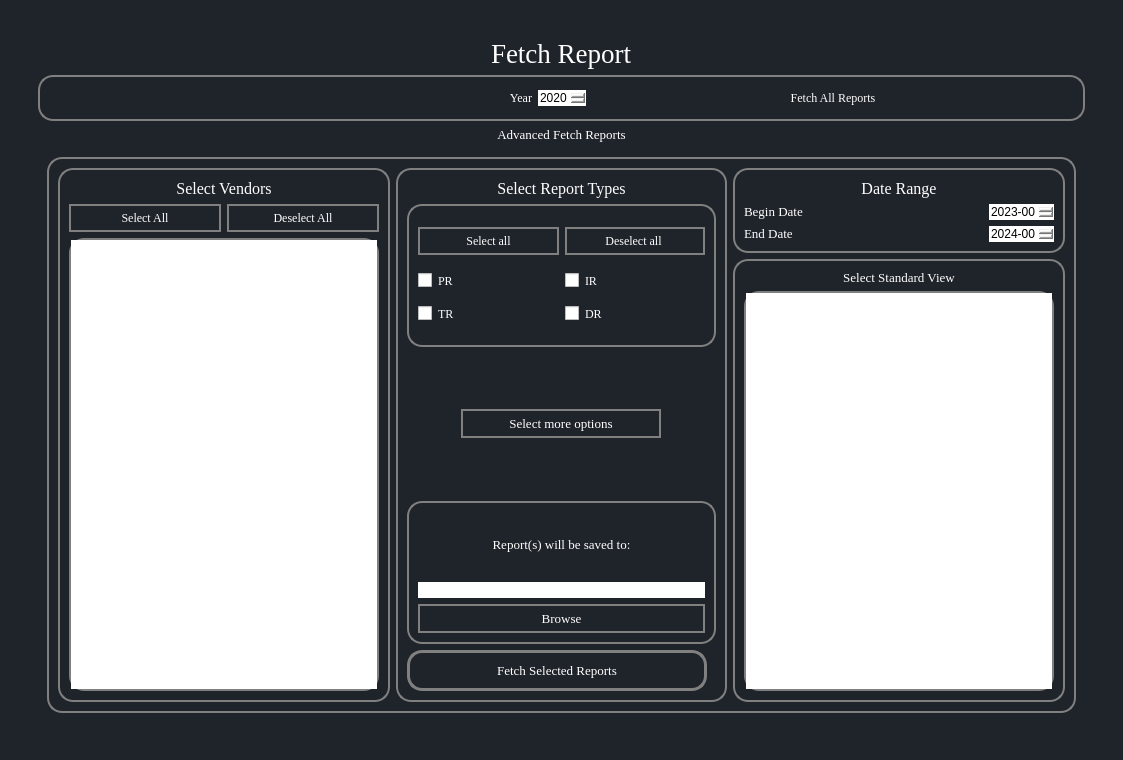
<?xml version="1.0" encoding="UTF-8"?>
<ui version="4.0">
 <class>FetchReports</class>
 <widget class="QWidget" name="FetchReports">
  <property name="geometry">
   <rect>
    <x>0</x>
    <y>0</y>
    <width>1123</width>
    <height>760</height>
   </rect>
  </property>
  <property name="windowTitle">
   <string>MainWindow</string>
  </property>
  <property name="styleSheet">
   <string notr="true">*{
	
border:none;
background-color:transparent;
background:none;
padding:0;
margin:0;
color:#fff;
}



#FetchReports{
background-color:#1f232a;
}
#EditVendor{
background-color:#16191d;
}
QPushButton{
text-align:left;
padding: 5px 10px;

border-top-left-radius:5px;
border-bottom-left-radius:5px;
}
QPushButton:pressed{
background-color:grey;
text-align:left;
padding:2px 10px;
color:white;}</string>
  </property>
  <layout class="QGridLayout" name="gridLayout_4">
   <item row="0" column="0">
    <widget class="QWidget" name="centralwidget" native="true">
     <property name="styleSheet">
      <string notr="true">*{
	
border:none;
background-color:transparent;
background:none;
padding:0;
margin:0;
color:#fff;
}



#manage_vendor_tab{
background-color:#1f232a;
}
#EditVendor{
background-color:#16191d;
}
QPushButton{
text-align:left;
padding: 5px 10px;

border-top-left-radius:5px;
border-bottom-left-radius:5px;
}
QPushButton:pressed{
background-color:grey;
text-align:left;
padding:2px 10px;
color:white;}</string>
     </property>
     <layout class="QGridLayout" name="gridLayout_2">
      <item row="0" column="1">
       <widget class="QWidget" name="widget" native="true">
        <layout class="QGridLayout" name="gridLayout">
         <item row="0" column="0">
          <widget class="QFrame" name="frame">
           <property name="frameShape">
            <enum>QFrame::StyledPanel</enum>
           </property>
           <property name="frameShadow">
            <enum>QFrame::Raised</enum>
           </property>
           <layout class="QGridLayout" name="gridLayout_3">
            <item row="4" column="0">
             <widget class="QFrame" name="frame_4">
              <property name="styleSheet">
               <string notr="true"/>
              </property>
              <property name="frameShape">
               <enum>QFrame::Box</enum>
              </property>
              <property name="frameShadow">
               <enum>QFrame::Sunken</enum>
              </property>
              <layout class="QGridLayout" name="gridLayout_5">
               <item row="1" column="0">
                <widget class="QFrame" name="frame_2">
                 <property name="sizePolicy">
                  <sizepolicy hsizetype="Preferred" vsizetype="Expanding">
                   <horstretch>0</horstretch>
                   <verstretch>0</verstretch>
                  </sizepolicy>
                 </property>
                 <property name="styleSheet">
                  <string notr="true">QFrame{
border: 2px solid grey ; 
border-radius:15px;

}
QPushButton{
border: 2px solid grey ;
border-radius:15px;
hover:grey
}</string>
                 </property>
                 <property name="frameShape">
                  <enum>QFrame::Box</enum>
                 </property>
                 <property name="frameShadow">
                  <enum>QFrame::Sunken</enum>
                 </property>
                 <layout class="QGridLayout" name="gridLayout_7">
                  <item row="1" column="2">
                   <widget class="QFrame" name="frame_6">
                    <property name="enabled">
                     <bool>true</bool>
                    </property>
                    <property name="autoFillBackground">
                     <bool>false</bool>
                    </property>
                    <property name="frameShape">
                     <enum>QFrame::StyledPanel</enum>
                    </property>
                    <property name="frameShadow">
                     <enum>QFrame::Raised</enum>
                    </property>
                    <layout class="QGridLayout" name="gridLayout_11">
                     <item row="0" column="0">
                      <widget class="QLabel" name="lblOptions">
                       <property name="sizePolicy">
                        <sizepolicy hsizetype="Preferred" vsizetype="Minimum">
                         <horstretch>0</horstretch>
                         <verstretch>0</verstretch>
                        </sizepolicy>
                       </property>
                       <property name="font">
                        <font>
                         <family>Georgia</family>
                         <pointsize>10</pointsize>
                         <weight>50</weight>
                         <bold>false</bold>
                        </font>
                       </property>
                       <property name="styleSheet">
                        <string notr="true">QLabel{
border: none ; 
}</string>
                       </property>
                       <property name="text">
                        <string>Select Standard View</string>
                       </property>
                       <property name="alignment">
                        <set>Qt::AlignCenter</set>
                       </property>
                      </widget>
                     </item>
                     <item row="1" column="0">
                      <widget class="QListView" name="listView_2">
                       <property name="sizePolicy">
                        <sizepolicy hsizetype="Preferred" vsizetype="Expanding">
                         <horstretch>0</horstretch>
                         <verstretch>0</verstretch>
                        </sizepolicy>
                       </property>
                       <property name="styleSheet">
                        <string notr="true">color:black;</string>
                       </property>
                       <property name="movement">
                        <enum>QListView::Static</enum>
                       </property>
                      </widget>
                     </item>
                    </layout>
                   </widget>
                  </item>
                  <item row="0" column="2">
                   <widget class="QFrame" name="frmDateRange">
                    <property name="sizePolicy">
                     <sizepolicy hsizetype="Preferred" vsizetype="Maximum">
                      <horstretch>0</horstretch>
                      <verstretch>0</verstretch>
                     </sizepolicy>
                    </property>
                    <property name="autoFillBackground">
                     <bool>false</bool>
                    </property>
                    <property name="frameShape">
                     <enum>QFrame::StyledPanel</enum>
                    </property>
                    <property name="frameShadow">
                     <enum>QFrame::Raised</enum>
                    </property>
                    <layout class="QGridLayout" name="gridLayout_10">
                     <item row="2" column="0" alignment="Qt::AlignVCenter">
                      <widget class="QLabel" name="lblEndDate">
                       <property name="font">
                        <font>
                         <family>Georgia</family>
                         <pointsize>10</pointsize>
                        </font>
                       </property>
                       <property name="styleSheet">
                        <string notr="true">QLabel{
border: none ; 
}</string>
                       </property>
                       <property name="text">
                        <string>End Date</string>
                       </property>
                      </widget>
                     </item>
                     <item row="1" column="0" alignment="Qt::AlignVCenter">
                      <widget class="QLabel" name="lblBeginDate">
                       <property name="font">
                        <font>
                         <family>Georgia</family>
                         <pointsize>10</pointsize>
                        </font>
                       </property>
                       <property name="styleSheet">
                        <string notr="true">QLabel{
border: none ; 
}</string>
                       </property>
                       <property name="text">
                        <string>Begin Date</string>
                       </property>
                      </widget>
                     </item>
                     <item row="1" column="1">
                      <widget class="QDateEdit" name="dateedit1_2">
                       <property name="enabled">
                        <bool>true</bool>
                       </property>
                       <property name="sizePolicy">
                        <sizepolicy hsizetype="Fixed" vsizetype="Fixed">
                         <horstretch>0</horstretch>
                         <verstretch>0</verstretch>
                        </sizepolicy>
                       </property>
                       <property name="styleSheet">
                        <string notr="true">color:black; font-size:15;</string>
                       </property>
                       <property name="dateTime">
                        <datetime>
                         <hour>0</hour>
                         <minute>0</minute>
                         <second>0</second>
                         <year>2023</year>
                         <month>4</month>
                         <day>5</day>
                        </datetime>
                       </property>
                       <property name="displayFormat">
                        <string notr="true">yyyy-mm</string>
                       </property>
                       <property name="calendarPopup">
                        <bool>false</bool>
                       </property>
                       <property name="date">
                        <date>
                         <year>2023</year>
                         <month>4</month>
                         <day>5</day>
                        </date>
                       </property>
                      </widget>
                     </item>
                     <item row="2" column="1">
                      <widget class="QDateEdit" name="dateedit1_3">
                       <property name="styleSheet">
                        <string notr="true">color:black;</string>
                       </property>
                       <property name="displayFormat">
                        <string>yyyy-mm</string>
                       </property>
                       <property name="calendarPopup">
                        <bool>false</bool>
                       </property>
                       <property name="date">
                        <date>
                         <year>2024</year>
                         <month>1</month>
                         <day>1</day>
                        </date>
                       </property>
                      </widget>
                     </item>
                     <item row="0" column="0" colspan="2" alignment="Qt::AlignTop">
                      <widget class="QLabel" name="lblFetchAllReport_4">
                       <property name="sizePolicy">
                        <sizepolicy hsizetype="Preferred" vsizetype="Fixed">
                         <horstretch>0</horstretch>
                         <verstretch>0</verstretch>
                        </sizepolicy>
                       </property>
                       <property name="font">
                        <font>
                         <family>Georgia</family>
                         <pointsize>12</pointsize>
                         <weight>50</weight>
                         <bold>false</bold>
                        </font>
                       </property>
                       <property name="autoFillBackground">
                        <bool>false</bool>
                       </property>
                       <property name="styleSheet">
                        <string notr="true">border:none</string>
                       </property>
                       <property name="text">
                        <string>Date Range</string>
                       </property>
                       <property name="alignment">
                        <set>Qt::AlignCenter</set>
                       </property>
                      </widget>
                     </item>
                    </layout>
                   </widget>
                  </item>
                  <item row="0" column="0" rowspan="2">
                   <widget class="QFrame" name="frmSelectVenders">
                    <property name="autoFillBackground">
                     <bool>false</bool>
                    </property>
                    <property name="styleSheet">
                     <string notr="true">QFrame{
border: 2px solid grey ; 
}</string>
                    </property>
                    <property name="frameShape">
                     <enum>QFrame::StyledPanel</enum>
                    </property>
                    <property name="frameShadow">
                     <enum>QFrame::Raised</enum>
                    </property>
                    <layout class="QGridLayout" name="gridLayout_6">
                     <item row="0" column="0" colspan="2">
                      <widget class="QLabel" name="lblFetchAllReport_3">
                       <property name="font">
                        <font>
                         <family>Georgia</family>
                         <pointsize>12</pointsize>
                         <weight>50</weight>
                         <bold>false</bold>
                        </font>
                       </property>
                       <property name="autoFillBackground">
                        <bool>false</bool>
                       </property>
                       <property name="styleSheet">
                        <string notr="true">border:none</string>
                       </property>
                       <property name="text">
                        <string>Select Vendors</string>
                       </property>
                       <property name="alignment">
                        <set>Qt::AlignCenter</set>
                       </property>
                      </widget>
                     </item>
                     <item row="2" column="0" colspan="2">
                      <widget class="QListView" name="listView">
                       <property name="styleSheet">
                        <string notr="true">color:black;</string>
                       </property>
                      </widget>
                     </item>
                     <item row="1" column="1">
                      <widget class="QPushButton" name="pushButton_4">
                       <property name="font">
                        <font>
                         <family>Georgia</family>
                        </font>
                       </property>
                       <property name="styleSheet">
                        <string notr="true">text-align:center;
</string>
                       </property>
                       <property name="text">
                        <string>Deselect All</string>
                       </property>
                      </widget>
                     </item>
                     <item row="1" column="0">
                      <widget class="QPushButton" name="pushButton_3">
                       <property name="font">
                        <font>
                         <family>Georgia</family>
                        </font>
                       </property>
                       <property name="styleSheet">
                        <string notr="true">text-align:center;</string>
                       </property>
                       <property name="text">
                        <string>Select All</string>
                       </property>
                      </widget>
                     </item>
                    </layout>
                   </widget>
                  </item>
                  <item row="0" column="1" rowspan="2">
                   <widget class="QFrame" name="frmSelectReportType">
                    <property name="autoFillBackground">
                     <bool>false</bool>
                    </property>
                    <property name="styleSheet">
                     <string notr="true">QFrame{
border: 2px solid grey ; 
}</string>
                    </property>
                    <property name="frameShape">
                     <enum>QFrame::StyledPanel</enum>
                    </property>
                    <property name="frameShadow">
                     <enum>QFrame::Raised</enum>
                    </property>
                    <layout class="QGridLayout" name="gridLayout_9">
                     <item row="2" column="0" colspan="2">
                      <widget class="QFrame" name="frame_8">
                       <property name="styleSheet">
                        <string notr="true">border:none</string>
                       </property>
                       <property name="frameShape">
                        <enum>QFrame::StyledPanel</enum>
                       </property>
                       <property name="frameShadow">
                        <enum>QFrame::Plain</enum>
                       </property>
                       <layout class="QGridLayout" name="gridLayout_8">
                        <item row="1" column="0">
                         <widget class="QPushButton" name="pushButton_2">
                          <property name="enabled">
                           <bool>true</bool>
                          </property>
                          <property name="sizePolicy">
                           <sizepolicy hsizetype="Fixed" vsizetype="Fixed">
                            <horstretch>0</horstretch>
                            <verstretch>0</verstretch>
                           </sizepolicy>
                          </property>
                          <property name="maximumSize">
                           <size>
                            <width>200</width>
                            <height>16777215</height>
                           </size>
                          </property>
                          <property name="font">
                           <font>
                            <family>Georgia</family>
                            <pointsize>10</pointsize>
                           </font>
                          </property>
                          <property name="styleSheet">
                           <string notr="true">border:2px solid grey;
text-align:center;</string>
                          </property>
                          <property name="text">
                           <string>Select more options</string>
                          </property>
                         </widget>
                        </item>
                       </layout>
                      </widget>
                     </item>
                     <item row="1" column="0" colspan="2">
                      <widget class="QFrame" name="frame_5">
                       <property name="styleSheet">
                        <string notr="true"/>
                       </property>
                       <property name="frameShape">
                        <enum>QFrame::StyledPanel</enum>
                       </property>
                       <property name="frameShadow">
                        <enum>QFrame::Raised</enum>
                       </property>
                       <layout class="QGridLayout" name="gridLayout_13">
                        <item row="2" column="1">
                         <widget class="QCheckBox" name="checkBox_3">
                          <property name="font">
                           <font>
                            <family>Georgia</family>
                           </font>
                          </property>
                          <property name="text">
                           <string>DR</string>
                          </property>
                         </widget>
                        </item>
                        <item row="2" column="0">
                         <widget class="QCheckBox" name="checkBox_2">
                          <property name="font">
                           <font>
                            <family>Georgia</family>
                           </font>
                          </property>
                          <property name="text">
                           <string>TR</string>
                          </property>
                         </widget>
                        </item>
                        <item row="1" column="0">
                         <widget class="QCheckBox" name="checkBox">
                          <property name="font">
                           <font>
                            <family>Georgia</family>
                           </font>
                          </property>
                          <property name="text">
                           <string>PR</string>
                          </property>
                         </widget>
                        </item>
                        <item row="1" column="1">
                         <widget class="QCheckBox" name="checkBox_4">
                          <property name="font">
                           <font>
                            <family>Georgia</family>
                           </font>
                          </property>
                          <property name="text">
                           <string>IR</string>
                          </property>
                         </widget>
                        </item>
                        <item row="0" column="0">
                         <widget class="QPushButton" name="pushButton_5">
                          <property name="font">
                           <font>
                            <family>Georgia</family>
                           </font>
                          </property>
                          <property name="styleSheet">
                           <string notr="true">text-align:center;</string>
                          </property>
                          <property name="text">
                           <string>Select all</string>
                          </property>
                         </widget>
                        </item>
                        <item row="0" column="1">
                         <widget class="QPushButton" name="pushButton_6">
                          <property name="font">
                           <font>
                            <family>Georgia</family>
                           </font>
                          </property>
                          <property name="styleSheet">
                           <string notr="true">text-align:center;</string>
                          </property>
                          <property name="text">
                           <string>Deselect all </string>
                          </property>
                         </widget>
                        </item>
                       </layout>
                      </widget>
                     </item>
                     <item row="0" column="0" colspan="2">
                      <widget class="QLabel" name="lblFetchAllReport_5">
                       <property name="sizePolicy">
                        <sizepolicy hsizetype="Minimum" vsizetype="Fixed">
                         <horstretch>0</horstretch>
                         <verstretch>0</verstretch>
                        </sizepolicy>
                       </property>
                       <property name="font">
                        <font>
                         <family>Georgia</family>
                         <pointsize>12</pointsize>
                         <weight>50</weight>
                         <bold>false</bold>
                        </font>
                       </property>
                       <property name="autoFillBackground">
                        <bool>false</bool>
                       </property>
                       <property name="styleSheet">
                        <string notr="true">border:none</string>
                       </property>
                       <property name="text">
                        <string>Select Report Types</string>
                       </property>
                       <property name="alignment">
                        <set>Qt::AlignCenter</set>
                       </property>
                      </widget>
                     </item>
                     <item row="4" column="0" colspan="2">
                      <widget class="QFrame" name="frame_9">
                       <property name="styleSheet">
                        <string notr="true">b</string>
                       </property>
                       <property name="frameShape">
                        <enum>QFrame::StyledPanel</enum>
                       </property>
                       <property name="frameShadow">
                        <enum>QFrame::Plain</enum>
                       </property>
                       <property name="lineWidth">
                        <number>1</number>
                       </property>
                       <layout class="QGridLayout" name="gridLayout_12">
                        <item row="0" column="0">
                         <widget class="QLabel" name="label_2">
                          <property name="font">
                           <font>
                            <family>Georgia</family>
                            <pointsize>10</pointsize>
                           </font>
                          </property>
                          <property name="styleSheet">
                           <string notr="true">QLabel{
text-align: center;
border:none;
 }
 </string>
                          </property>
                          <property name="text">
                           <string>Report(s) will be saved to:</string>
                          </property>
                          <property name="alignment">
                           <set>Qt::AlignCenter</set>
                          </property>
                         </widget>
                        </item>
                        <item row="1" column="0">
                         <widget class="QLineEdit" name="lineEdit">
                          <property name="styleSheet">
                           <string notr="true">color:black;</string>
                          </property>
                         </widget>
                        </item>
                        <item row="2" column="0">
                         <widget class="QPushButton" name="pushButton">
                          <property name="font">
                           <font>
                            <family>Georgia</family>
                            <pointsize>10</pointsize>
                           </font>
                          </property>
                          <property name="styleSheet">
                           <string notr="true">text-align:center;</string>
                          </property>
                          <property name="text">
                           <string>Browse</string>
                          </property>
                         </widget>
                        </item>
                       </layout>
                      </widget>
                     </item>
                     <item row="6" column="0" colspan="2">
                      <widget class="QPushButton" name="btnFetchSelectedReports">
                       <property name="sizePolicy">
                        <sizepolicy hsizetype="Preferred" vsizetype="Fixed">
                         <horstretch>0</horstretch>
                         <verstretch>0</verstretch>
                        </sizepolicy>
                       </property>
                       <property name="minimumSize">
                        <size>
                         <width>300</width>
                         <height>0</height>
                        </size>
                       </property>
                       <property name="maximumSize">
                        <size>
                         <width>200</width>
                         <height>16777215</height>
                        </size>
                       </property>
                       <property name="font">
                        <font>
                         <family>Georgia</family>
                         <pointsize>10</pointsize>
                        </font>
                       </property>
                       <property name="styleSheet">
                        <string notr="true">QPushButton{
border:3px solid grey;
border-color:grey;
text-align:center;
border-radius:15px;
padding-top:10px;
padding-bottom:10px;
}</string>
                       </property>
                       <property name="text">
                        <string>Fetch Selected Reports</string>
                       </property>
                      </widget>
                     </item>
                    </layout>
                   </widget>
                  </item>
                 </layout>
                </widget>
               </item>
              </layout>
             </widget>
            </item>
            <item row="3" column="0">
             <widget class="QLabel" name="lblAdvanceFetchReport">
              <property name="font">
               <font>
                <family>Georgia</family>
                <pointsize>10</pointsize>
                <weight>50</weight>
                <bold>false</bold>
                <kerning>true</kerning>
               </font>
              </property>
              <property name="autoFillBackground">
               <bool>false</bool>
              </property>
              <property name="styleSheet">
               <string notr="true">QLabel{
border:2px solid grey;
 border:none;}</string>
              </property>
              <property name="text">
               <string>Advanced Fetch Reports</string>
              </property>
              <property name="alignment">
               <set>Qt::AlignCenter</set>
              </property>
             </widget>
            </item>
            <item row="1" column="0" alignment="Qt::AlignHCenter">
             <widget class="QLabel" name="label">
              <property name="sizePolicy">
               <sizepolicy hsizetype="Preferred" vsizetype="Minimum">
                <horstretch>0</horstretch>
                <verstretch>0</verstretch>
               </sizepolicy>
              </property>
              <property name="font">
               <font>
                <family>Georgia</family>
                <pointsize>20</pointsize>
               </font>
              </property>
              <property name="text">
               <string>Fetch Report</string>
              </property>
             </widget>
            </item>
            <item row="2" column="0">
             <widget class="QFrame" name="frame_3">
              <property name="autoFillBackground">
               <bool>false</bool>
              </property>
              <property name="styleSheet">
               <string notr="true">QFrame{
border:2px solid grey;
border-radius:15px;

}</string>
              </property>
              <property name="frameShape">
               <enum>QFrame::StyledPanel</enum>
              </property>
              <property name="frameShadow">
               <enum>QFrame::Sunken</enum>
              </property>
              <layout class="QHBoxLayout" name="horizontalLayout">
               <item>
                <widget class="QLabel" name="lblYear">
                 <property name="font">
                  <font>
                   <family>Georgia</family>
                  </font>
                 </property>
                 <property name="styleSheet">
                  <string notr="true">QLabel{
border: none ; 
alignment: AlignCenter;

}</string>
                 </property>
                 <property name="text">
                  <string>Year</string>
                 </property>
                 <property name="alignment">
                  <set>Qt::AlignRight|Qt::AlignTrailing|Qt::AlignVCenter</set>
                 </property>
                </widget>
               </item>
               <item>
                <widget class="QDateEdit" name="All_reports_edit_fetch">
                 <property name="sizePolicy">
                  <sizepolicy hsizetype="Fixed" vsizetype="Fixed">
                   <horstretch>200</horstretch>
                   <verstretch>0</verstretch>
                  </sizepolicy>
                 </property>
                 <property name="styleSheet">
                  <string notr="true">color:black;</string>
                 </property>
                 <property name="dateTime">
                  <datetime>
                   <hour>0</hour>
                   <minute>0</minute>
                   <second>0</second>
                   <year>2020</year>
                   <month>1</month>
                   <day>1</day>
                  </datetime>
                 </property>
                 <property name="displayFormat">
                  <string>yyyy</string>
                 </property>
                </widget>
               </item>
               <item>
                <widget class="QPushButton" name="btnFetchAllReport">
                 <property name="font">
                  <font>
                   <family>Georgia</family>
                  </font>
                 </property>
                 <property name="styleSheet">
                  <string notr="true">text-align:center;</string>
                 </property>
                 <property name="text">
                  <string>Fetch All Reports</string>
                 </property>
                </widget>
               </item>
              </layout>
             </widget>
            </item>
           </layout>
          </widget>
         </item>
        </layout>
       </widget>
      </item>
     </layout>
    </widget>
   </item>
  </layout>
  <widget class="QStatusBar" name="statusbar">
   <property name="geometry">
    <rect>
     <x>0</x>
     <y>0</y>
     <width>3</width>
     <height>21</height>
    </rect>
   </property>
  </widget>
 </widget>
 <resources/>
 <connections/>
</ui>
